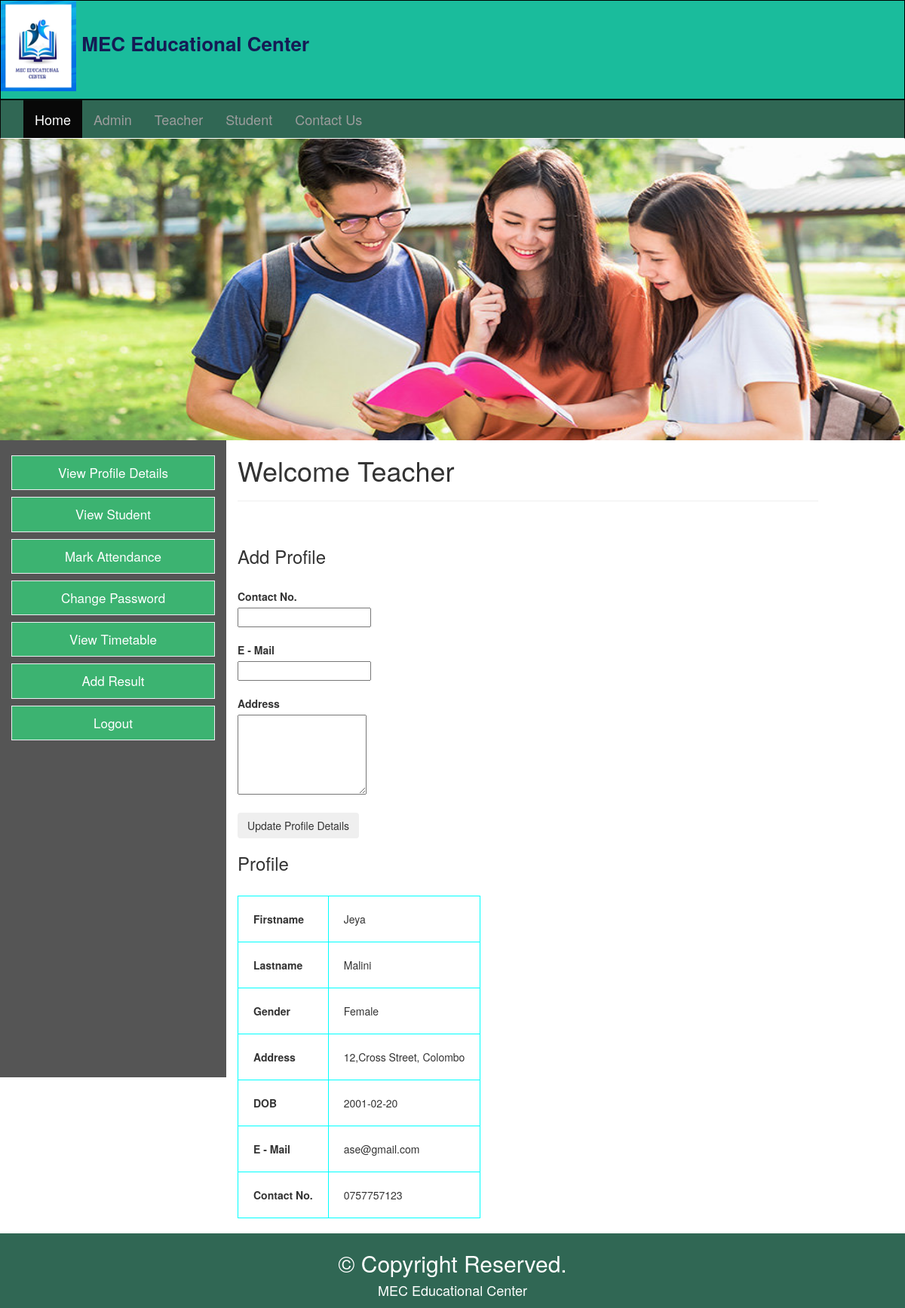
The page /tuition/2view_profile.php (signed in) on the database its author committed.
### tables this page shows
CREATE TABLE `teacher` (
  `teacher_id` int(10) NOT NULL,
  `firstname` varchar(150) NOT NULL,
  `lastname` varchar(150) NOT NULL,
  `subject` varchar(150) NOT NULL,
  `gender` varchar(10) NOT NULL,
  `address` varchar(150) NOT NULL,
  `dob` date NOT NULL,
  `email` varchar(150) NOT NULL,
  `tp_number` varchar(10) NOT NULL,
  `t_username` varchar(50) NOT NULL,
  `t_password` varchar(50) NOT NULL
);

### tuition/2view_profile.php (the view, shortened to what this page needs)
<?php
  include"database.php";
  $sql="SELECT * FROM teacher WHERE teacher_id={$_SESSION["teacher_id"]}";
    $res=$db->query($sql);
    if($res->num_rows>0)
    {
      $row=$res->fetch_assoc();
    }
?>
<!DOCTYPE html>
<html>
<head>
  <link rel="stylesheet" href="https://maxcdn.bootstrapcdn.com/bootstrap/3.4.1/css/bootstrap.min.css">
  <link rel="stylesheet" type="text/css" href="one.css">
</head>
<body>
<?php
      include 'navbar.php';
      ?>
      <img src="tea.jpg" alt="head" width="100%" height="400px">
<div class="container-fluid text-center">
  <div class="row content">
  	<?php
  	  include 'teacher_sidebar.php';
  	  ?>
  	 <div class="col-sm-8 text-left">
      <h1>Welcome Teacher</h1>
      <hr>
      <br>
        <div class="content">
          <h3>Add Profile</h3><br>
          <div class="lbox1">
          <form  enctype="multipart/form-data" role="form"  method="post" action="<?php echo $_SERVER["PHP_SELF"];?>">
              <label> Contact No.</label><br>
              <input type="text" maxlength="10" required class="input" name="tp_number"><br><br>
              <label>  E - Mail</label><br>
              <input type="email"  class="input" required name="email"><br><br>
              <label>  Address</label><br>
              <textarea rows="5" name="address"></textarea><br><br>
            <button type="submit" class="btn" name="submit">Update Profile Details</button>
            </form>
          </div>
          <div class="rbox1">
          <h3> Profile</h3><br>
            <table border="1px">
              <tr><th>Firstname </th> <td><?php echo $row["firstname"] ?> </td></tr>
              <tr><th>Lastname </th> <td><?php echo $row["lastname"] ?> </td></tr>
              <tr><th>Gender </th> <td><?php echo $row["gender"] ?>  </td></tr>
              <tr><th>Address </th> <td> <?php echo $row["address"] ?>  </td></tr>
              <tr><th>DOB </th> <td> <?php echo $row["dob"] ?> </td></tr>
              <tr><th>E - Mail </th> <td> <?php echo $row["email"] ?> </td></tr>
              <tr><th>Contact No. </th> <td> <?php echo $row["tp_number"] ?> </td></tr>
            </table>
          </div>
        </div>
      </div>
    </div>
  </div>
  <br>
  <?php
      include 'footer.php';
      ?>
</body>
</html>

### tuition/one.css (style rules this page uses)
.row.content { height: 650px }
table, th, td { border: 1px solid rgb(66, 66, 66); border-collapse: collapse; }
th, td { padding: 20px; text-align: left; border-color: aqua; border-radius: 100px; }
label { font-weight:bold; }

### rows shown on the page
teacher: firstname "Jeya", lastname "Malini", gender "Female", address "12,Cross Street, Colombo", dob "2001-02-20", email "ase@gmail.com", tp_number "0757757123"
